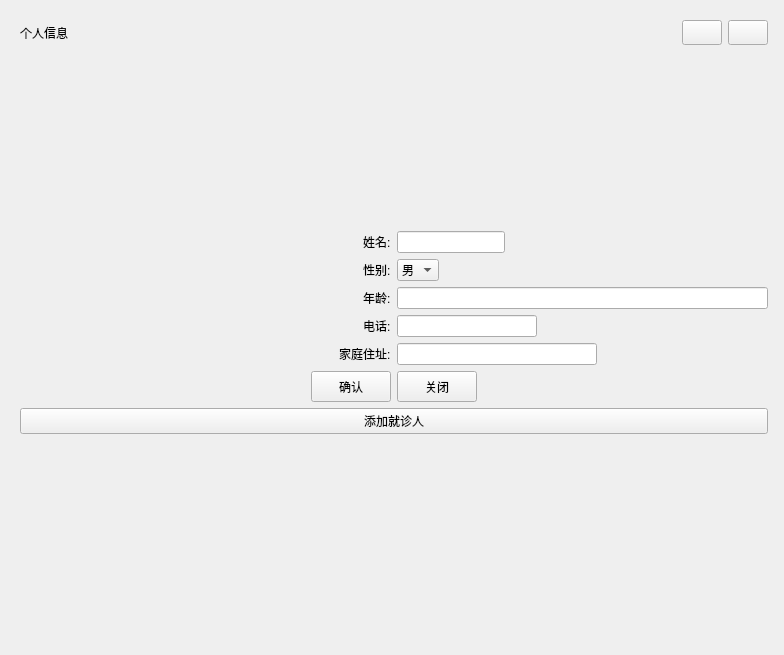
<?xml version="1.0" encoding="UTF-8"?>
<ui version="4.0">
 <class>information</class>
 <widget class="QWidget" name="information">
  <property name="geometry">
   <rect>
    <x>0</x>
    <y>0</y>
    <width>784</width>
    <height>655</height>
   </rect>
  </property>
  <property name="minimumSize">
   <size>
    <width>784</width>
    <height>655</height>
   </size>
  </property>
  <property name="windowTitle">
   <string>Form</string>
  </property>
  <layout class="QGridLayout" name="gridLayout_3">
   <item row="0" column="0" alignment="Qt::AlignHCenter">
    <widget class="QWidget" name="inf" native="true">
     <property name="minimumSize">
      <size>
       <width>766</width>
       <height>637</height>
      </size>
     </property>
     <layout class="QVBoxLayout" name="verticalLayout">
      <item>
       <layout class="QHBoxLayout" name="inf_title">
        <item>
         <widget class="QLabel" name="label_2">
          <property name="text">
           <string>个人信息</string>
          </property>
         </widget>
        </item>
        <item>
         <widget class="QPushButton" name="smallize">
          <property name="sizePolicy">
           <sizepolicy hsizetype="Fixed" vsizetype="Fixed">
            <horstretch>0</horstretch>
            <verstretch>0</verstretch>
           </sizepolicy>
          </property>
          <property name="minimumSize">
           <size>
            <width>25</width>
            <height>25</height>
           </size>
          </property>
          <property name="cursor">
           <cursorShape>PointingHandCursor</cursorShape>
          </property>
          <property name="text">
           <string/>
          </property>
          <property name="icon">
           <iconset resource="../doctor/qss.qrc">
            <normaloff>:/icons/mini.png</normaloff>:/icons/mini.png</iconset>
          </property>
         </widget>
        </item>
        <item>
         <widget class="QPushButton" name="close">
          <property name="sizePolicy">
           <sizepolicy hsizetype="Fixed" vsizetype="Fixed">
            <horstretch>0</horstretch>
            <verstretch>0</verstretch>
           </sizepolicy>
          </property>
          <property name="minimumSize">
           <size>
            <width>25</width>
            <height>25</height>
           </size>
          </property>
          <property name="cursor">
           <cursorShape>PointingHandCursor</cursorShape>
          </property>
          <property name="text">
           <string/>
          </property>
          <property name="icon">
           <iconset resource="../doctor/qss.qrc">
            <normaloff>:/icons/error.png</normaloff>:/icons/error.png</iconset>
          </property>
         </widget>
        </item>
       </layout>
      </item>
      <item>
       <layout class="QGridLayout" name="gridLayout">
        <item row="1" column="0">
         <layout class="QHBoxLayout" name="horizontalLayout_2">
          <item alignment="Qt::AlignRight">
           <widget class="QLabel" name="GENDER">
            <property name="text">
             <string>性别:</string>
            </property>
           </widget>
          </item>
          <item alignment="Qt::AlignLeft">
           <widget class="QComboBox" name="gender">
            <property name="cursor">
             <cursorShape>PointingHandCursor</cursorShape>
            </property>
            <item>
             <property name="text">
              <string>男</string>
             </property>
            </item>
            <item>
             <property name="text">
              <string>女</string>
             </property>
            </item>
           </widget>
          </item>
         </layout>
        </item>
        <item row="4" column="0">
         <layout class="QHBoxLayout" name="horizontalLayout_4" stretch="1,1">
          <item alignment="Qt::AlignRight">
           <widget class="QLabel" name="AGE">
            <property name="maximumSize">
             <size>
              <width>200</width>
              <height>16777215</height>
             </size>
            </property>
            <property name="text">
             <string>年龄:</string>
            </property>
           </widget>
          </item>
          <item>
           <widget class="QLineEdit" name="age">
            <property name="sizePolicy">
             <sizepolicy hsizetype="Preferred" vsizetype="Preferred">
              <horstretch>0</horstretch>
              <verstretch>0</verstretch>
             </sizepolicy>
            </property>
            <property name="maximumSize">
             <size>
              <width>123123</width>
              <height>16777215</height>
             </size>
            </property>
            <property name="layoutDirection">
             <enum>Qt::LeftToRight</enum>
            </property>
           </widget>
          </item>
         </layout>
        </item>
        <item row="7" column="0">
         <layout class="QHBoxLayout" name="horizontalLayout"/>
        </item>
        <item row="6" column="0">
         <layout class="QHBoxLayout" name="horizontalLayout_5">
          <item alignment="Qt::AlignRight">
           <widget class="QLabel" name="PHONE">
            <property name="text">
             <string>电话:</string>
            </property>
           </widget>
          </item>
          <item alignment="Qt::AlignLeft">
           <widget class="QLineEdit" name="phone">
            <property name="minimumSize">
             <size>
              <width>140</width>
              <height>0</height>
             </size>
            </property>
           </widget>
          </item>
         </layout>
        </item>
        <item row="0" column="0">
         <layout class="QGridLayout" name="gridLayout_2">
          <item row="1" column="1" alignment="Qt::AlignLeft">
           <widget class="QLineEdit" name="name"/>
          </item>
          <item row="1" column="0" alignment="Qt::AlignRight">
           <widget class="QLabel" name="NAME">
            <property name="text">
             <string>姓名:</string>
            </property>
           </widget>
          </item>
          <item row="0" column="1">
           <spacer name="verticalSpacer">
            <property name="orientation">
             <enum>Qt::Vertical</enum>
            </property>
            <property name="sizeHint" stdset="0">
             <size>
              <width>20</width>
              <height>180</height>
             </size>
            </property>
           </spacer>
          </item>
         </layout>
        </item>
        <item row="2" column="0">
         <layout class="QHBoxLayout" name="horizontalLayout_3"/>
        </item>
        <item row="8" column="0">
         <layout class="QHBoxLayout" name="horizontalLayout_6">
          <item alignment="Qt::AlignRight">
           <widget class="QLabel" name="ADDRESS">
            <property name="text">
             <string>家庭住址:</string>
            </property>
           </widget>
          </item>
          <item alignment="Qt::AlignLeft">
           <widget class="QLineEdit" name="address">
            <property name="minimumSize">
             <size>
              <width>200</width>
              <height>0</height>
             </size>
            </property>
           </widget>
          </item>
         </layout>
        </item>
       </layout>
      </item>
      <item>
       <layout class="QHBoxLayout" name="horizontalLayout_10">
        <item alignment="Qt::AlignRight">
         <widget class="QPushButton" name="confirm">
          <property name="minimumSize">
           <size>
            <width>80</width>
            <height>31</height>
           </size>
          </property>
          <property name="text">
           <string>确认</string>
          </property>
         </widget>
        </item>
        <item alignment="Qt::AlignLeft">
         <widget class="QPushButton" name="close_btn">
          <property name="minimumSize">
           <size>
            <width>80</width>
            <height>31</height>
           </size>
          </property>
          <property name="text">
           <string>关闭</string>
          </property>
         </widget>
        </item>
       </layout>
      </item>
      <item>
       <widget class="QPushButton" name="pushButton">
        <property name="text">
         <string>添加就诊人</string>
        </property>
       </widget>
      </item>
      <item>
       <spacer name="verticalSpacer_2">
        <property name="orientation">
         <enum>Qt::Vertical</enum>
        </property>
        <property name="sizeHint" stdset="0">
         <size>
          <width>743</width>
          <height>115</height>
         </size>
        </property>
       </spacer>
      </item>
     </layout>
    </widget>
   </item>
  </layout>
 </widget>
 <resources/>
 <connections/>
</ui>
